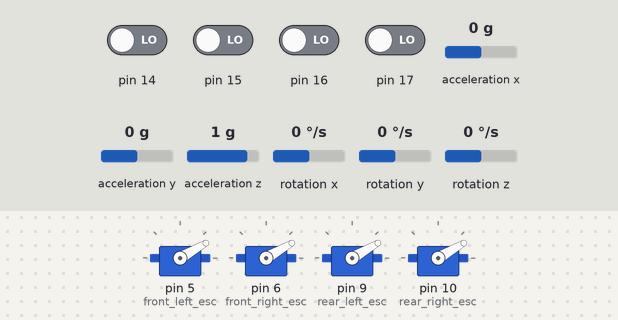
This sketch was run on a simulated Arduino Uno, built with avr-gcc and run on an emulated ATmega328P. Shown: 4 × servo. Wiring (inferred from the names in the program): ADXL345 accelerometer at I2C address 0x53; L3G4200D gyroscope at I2C address 0x69. The test bench sets the inputs (shaded band); at power-on: pin 14–17 LOW, acceleration x 0 g, acceleration y 0 g, acceleration z 1 g, rotation x 0 °/s, rotation y 0 °/s, rotation z 0 °/s. What the sketch prints to the serial monitor is not drawn.

Above: at 0.1 s.
Timing chart, 0 to 1.6 s (numbered marks = the images above):
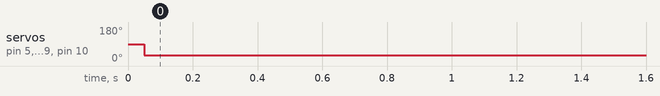

The sketch:

quad.ino
```cpp
// official headers
#include <Wire.h>
#include <Servo.h>
// custom headers
#include <TxRx.h>
#include <I2C.h>
#include <ADXL345.h>
#include <L3G4200D.h>
#include <ComplementaryFilter.h>
#include <PID.h>
#include <Motors.h>

TxRx txrx;
ADXL345 accel;
L3G4200D gyro;
ComplementaryFilter filter;
Motors motors;

Servo front_left_esc;
Servo front_right_esc;
Servo rear_left_esc;
Servo rear_right_esc;

void setup()
{
  Wire.begin();
  // attach servo variable to pin
  front_left_esc.attach(5);
  front_right_esc.attach(6);
  rear_left_esc.attach(9);
  rear_right_esc.attach(10);
  // setup sensors, etc.
  gyro.setup();
  accel.setup();
  motors.setup_pids();
  // optional - for debugging
  serial_init(9600);
}

void loop()
{
  input();
  update();
  thrust();
  delay(1);
}

void input()
{
  txrx.receive();
  gyro.receive();
  accel.receive();
}

void update()
{
  txrx.update();
  filter.update_filter(accel.get_x()-21, accel.get_y()+17, gyro.get_x(), gyro.get_y()); //offset by -21 and 17
  motors.calc_thrust_level_mode(filter.get_pitch(), filter.get_roll(), gyro.get_x(), gyro.get_y(), txrx.get_pitch(), txrx.get_roll(), txrx.get_throttle(), txrx.get_yaw());
//  motors.calc_thrust_debug(txrx.get_pitch(), txrx.get_roll(), txrx.get_throttle(), txrx.get_yaw());

//  Serial.print(accel.get_x());
//  Serial.print(" ");
//  Serial.println(accel.get_y());
//  Serial.print(-gyro.get_x());
//  Serial.print(" ");
//  Serial.println(-gyro.get_y());
//  Serial.print(filter.get_pitch());
//  Serial.print(" ");
//  Serial.println(filter.get_roll());
}

void thrust()
{
  //front_left_esc.writeMicroseconds(motors.get_front_left_thrust());
  front_left_esc.writeMicroseconds(850); // disabled for testing
  front_right_esc.writeMicroseconds(motors.get_front_right_thrust());
  rear_left_esc.writeMicroseconds(motors.get_rear_left_thrust());
  rear_right_esc.writeMicroseconds(850);
  //rear_right_esc.writeMicroseconds(motors.get_rear_right_thrust());
}

void serial_init(int baud_rate)
{
  Serial.begin(baud_rate);
  Serial.println("initializing");
}
```

Measured:
- by itself, servo on pin 5 (front_left_esc), servo on pin 6 (front_right_esc), servo on pin 9 (rear_left_esc), servo on pin 10 (rear_right_esc): 90° → 30° at 0.05 s
